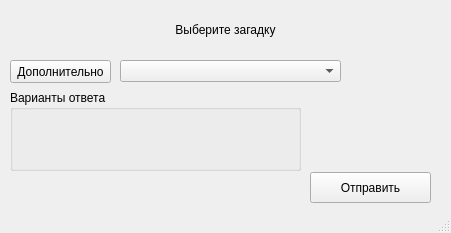
<?xml version="1.0" encoding="UTF-8"?>
<ui version="4.0">
 <class>MainWindow</class>
 <widget class="QMainWindow" name="MainWindow">
  <property name="geometry">
   <rect>
    <x>0</x>
    <y>0</y>
    <width>451</width>
    <height>233</height>
   </rect>
  </property>
  <property name="windowTitle">
   <string>Checkbox</string>
  </property>
  <widget class="QWidget" name="centralwidget">
   <widget class="QLabel" name="label">
    <property name="geometry">
     <rect>
      <x>-100</x>
      <y>20</y>
      <width>651</width>
      <height>20</height>
     </rect>
    </property>
    <property name="styleSheet">
     <string notr="true">font: 75 16pt &quot;Rubik&quot;;</string>
    </property>
    <property name="text">
     <string>Выберите загадку</string>
    </property>
    <property name="alignment">
     <set>Qt::AlignCenter</set>
    </property>
   </widget>
   <widget class="QComboBox" name="comboBox">
    <property name="geometry">
     <rect>
      <x>120</x>
      <y>60</y>
      <width>221</width>
      <height>22</height>
     </rect>
    </property>
   </widget>
   <widget class="QPushButton" name="pushButton">
    <property name="geometry">
     <rect>
      <x>10</x>
      <y>60</y>
      <width>101</width>
      <height>23</height>
     </rect>
    </property>
    <property name="text">
     <string>Дополнительно</string>
    </property>
   </widget>
   <widget class="QPushButton" name="pushButton_2">
    <property name="geometry">
     <rect>
      <x>310</x>
      <y>172</y>
      <width>121</width>
      <height>31</height>
     </rect>
    </property>
    <property name="styleSheet">
     <string notr="true">font: 75 14pt &quot;Rubik&quot;;</string>
    </property>
    <property name="text">
     <string>Отправить</string>
    </property>
   </widget>
   <widget class="QGroupBox" name="groupBox">
    <property name="geometry">
     <rect>
      <x>10</x>
      <y>90</y>
      <width>291</width>
      <height>81</height>
     </rect>
    </property>
    <property name="title">
     <string>Варианты ответа</string>
    </property>
   </widget>
  </widget>
  <widget class="QStatusBar" name="statusbar"/>
 </widget>
 <resources/>
 <connections/>
</ui>
